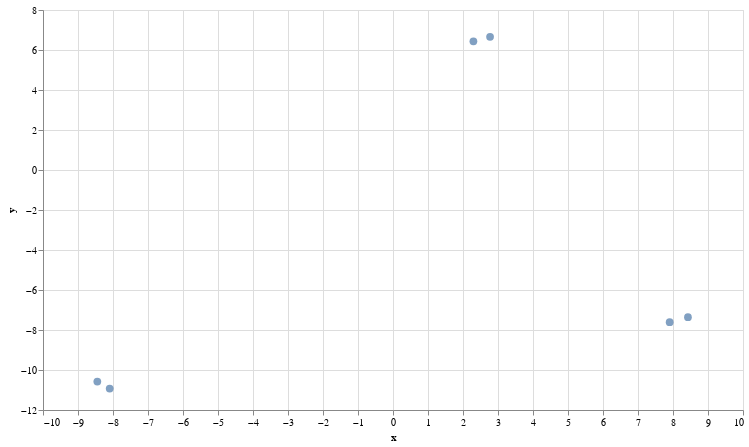

Notebook code cell kept with this figure:
### Code cell
chart = umap_plot(sentences, sentence_embeddings)
chart.interactive()

### Figure 1 — Vega-Lite specification as saved in the notebook (floating-point values rounded to 4 significant figures)
{"config": {"view": {"continuousWidth": 300, "continuousHeight": 300}}, "data": {"name": "data-cddd26bd966f7de520062fa503a2fbc1"}, "mark": {"type": "circle", "size": 60}, "encoding": {"tooltip": [{"field": "text", "type": "nominal"}], "x": {"field": "x", "scale": {"zero": false}, "type": "quantitative"}, "y": {"field": "y", "scale": {"zero": false}, "type": "quantitative"}}, "height": 400, "params": [{"name": "param_1", "select": {"type": "interval", "encodings": ["x", "y"]}, "bind": "scales"}], "width": 700, "$schema": "https://vega.github.io/schema/vega-lite/v5.8.0.json", "datasets": {"data-cddd26bd966f7de520062fa503a2fbc1": [{"text": "A che ora arriva il treno in stazione a Milano?", "x": 7.905, "y": -7.608}, {"text": "Il treno arriva a Milano Centralle alle ore 17:20", "x": 8.427, "y": -7.36}, {"text": "L'ordigno è stato posizionato in stazione", "x": 2.773, "y": 6.657}, {"text": "Dove è stata messa la bomba?", "x": 2.297, "y": 6.432}, {"text": "Dove si gioca la finale?", "x": -8.094, "y": -10.93}, {"text": "La finale si terrà a Los Angeles", "x": -8.448, "y": -10.58}]}}
